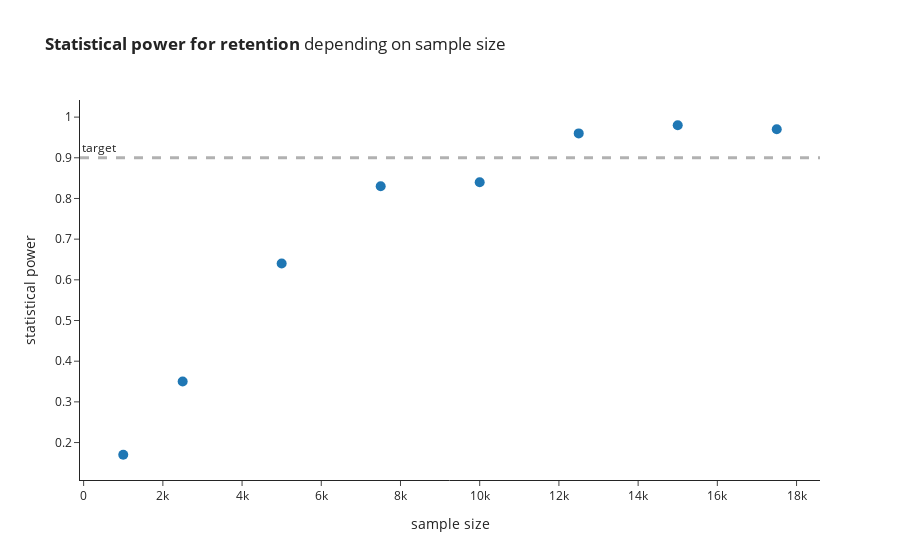

The cell this chart's notebook holds for it:
### Code cell
fig = px.scatter(x = ret_midres_sim_stats_df.sample_size, y = ret_midres_sim_stats_df.successful_experiment,
                title = '<b>Statistical power for retention</b> depending on sample size',
                labels = {'y': 'statistical power', 'x': 'sample size'})
fig.update_traces(marker=dict(size=10))
fig.add_hline(
    y=0.9, line_width=3, line_dash="dash", 
    line_color='black', annotation_text="target", 
    annotation_position="top left"
)

### Figure 1 — Plotly figure (JSON) as saved in the notebook; plotly's stock layout.template omitted (floating-point values rounded to 4 significant figures)
{"data": [{"hovertemplate": "sample size=%{x}<br>statistical power=%{y}<extra></extra>", "legendgroup": "", "marker": {"color": "#1F77B4", "size": 10, "symbol": "circle"}, "mode": "markers", "name": "", "orientation": "v", "showlegend": false, "type": "scatter", "x": [1000, 2500, 5000, 7500, 10000, 12500, 15000, 17500], "xaxis": "x", "y": [0.17, 0.35, 0.64, 0.83, 0.84, 0.96, 0.98, 0.97], "yaxis": "y"}], "layout": {"annotations": [{"showarrow": false, "text": "target", "x": 0, "xanchor": "left", "xref": "x domain", "y": 0.9, "yanchor": "bottom", "yref": "y"}], "autosize": true, "legend": {"tracegroupgap": 0}, "shapes": [{"line": {"color": "black", "dash": "dash", "width": 3}, "type": "line", "x0": 0, "x1": 1, "xref": "x domain", "y0": 0.9, "y1": 0.9, "yref": "y"}], "title": {"text": "<b>Statistical power for retention</b> depending on sample size"}, "xaxis": {"anchor": "y", "autorange": true, "domain": [0, 1], "range": [-51.52, 18550.0], "title": {"text": "sample size"}, "type": "linear"}, "yaxis": {"anchor": "x", "autorange": true, "domain": [0, 1], "range": [0.08737, 1.063], "title": {"text": "statistical power"}, "type": "linear"}}}
